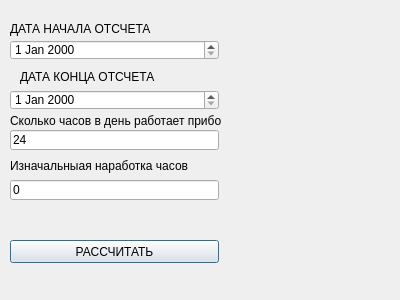
<?xml version="1.0" encoding="UTF-8"?>
<ui version="4.0">
 <class>Dialog</class>
 <widget class="QDialog" name="Dialog">
  <property name="geometry">
   <rect>
    <x>0</x>
    <y>0</y>
    <width>400</width>
    <height>300</height>
   </rect>
  </property>
  <property name="windowTitle">
   <string>Dialog</string>
  </property>
  <widget class="QLabel" name="label_3">
   <property name="geometry">
    <rect>
     <x>10</x>
     <y>110</y>
     <width>211</width>
     <height>21</height>
    </rect>
   </property>
   <property name="text">
    <string>Сколько часов в день работает прибор</string>
   </property>
  </widget>
  <widget class="QPushButton" name="pushButton">
   <property name="geometry">
    <rect>
     <x>10</x>
     <y>240</y>
     <width>209</width>
     <height>23</height>
    </rect>
   </property>
   <property name="text">
    <string>РАССЧИТАТЬ</string>
   </property>
  </widget>
  <widget class="QLabel" name="label_4">
   <property name="geometry">
    <rect>
     <x>10</x>
     <y>150</y>
     <width>181</width>
     <height>31</height>
    </rect>
   </property>
   <property name="text">
    <string>Изначальныая наработка часов</string>
   </property>
  </widget>
  <widget class="QLabel" name="label_2">
   <property name="geometry">
    <rect>
     <x>20</x>
     <y>60</y>
     <width>209</width>
     <height>33</height>
    </rect>
   </property>
   <property name="text">
    <string>ДАТА КОНЦА ОТСЧЕТА</string>
   </property>
  </widget>
  <widget class="QLineEdit" name="hours">
   <property name="geometry">
    <rect>
     <x>10</x>
     <y>130</y>
     <width>209</width>
     <height>20</height>
    </rect>
   </property>
   <property name="text">
    <string>24</string>
   </property>
  </widget>
  <widget class="QLabel" name="label">
   <property name="geometry">
    <rect>
     <x>10</x>
     <y>20</y>
     <width>209</width>
     <height>17</height>
    </rect>
   </property>
   <property name="text">
    <string>ДАТА НАЧАЛА ОТСЧЕТА</string>
   </property>
  </widget>
  <widget class="QDateEdit" name="date1">
   <property name="geometry">
    <rect>
     <x>10</x>
     <y>40</y>
     <width>209</width>
     <height>20</height>
    </rect>
   </property>
  </widget>
  <widget class="QDateEdit" name="date2">
   <property name="geometry">
    <rect>
     <x>10</x>
     <y>90</y>
     <width>209</width>
     <height>20</height>
    </rect>
   </property>
  </widget>
  <widget class="QLineEdit" name="full_hours">
   <property name="geometry">
    <rect>
     <x>10</x>
     <y>180</y>
     <width>209</width>
     <height>20</height>
    </rect>
   </property>
   <property name="text">
    <string>0</string>
   </property>
  </widget>
 </widget>
 <resources/>
 <connections/>
</ui>
